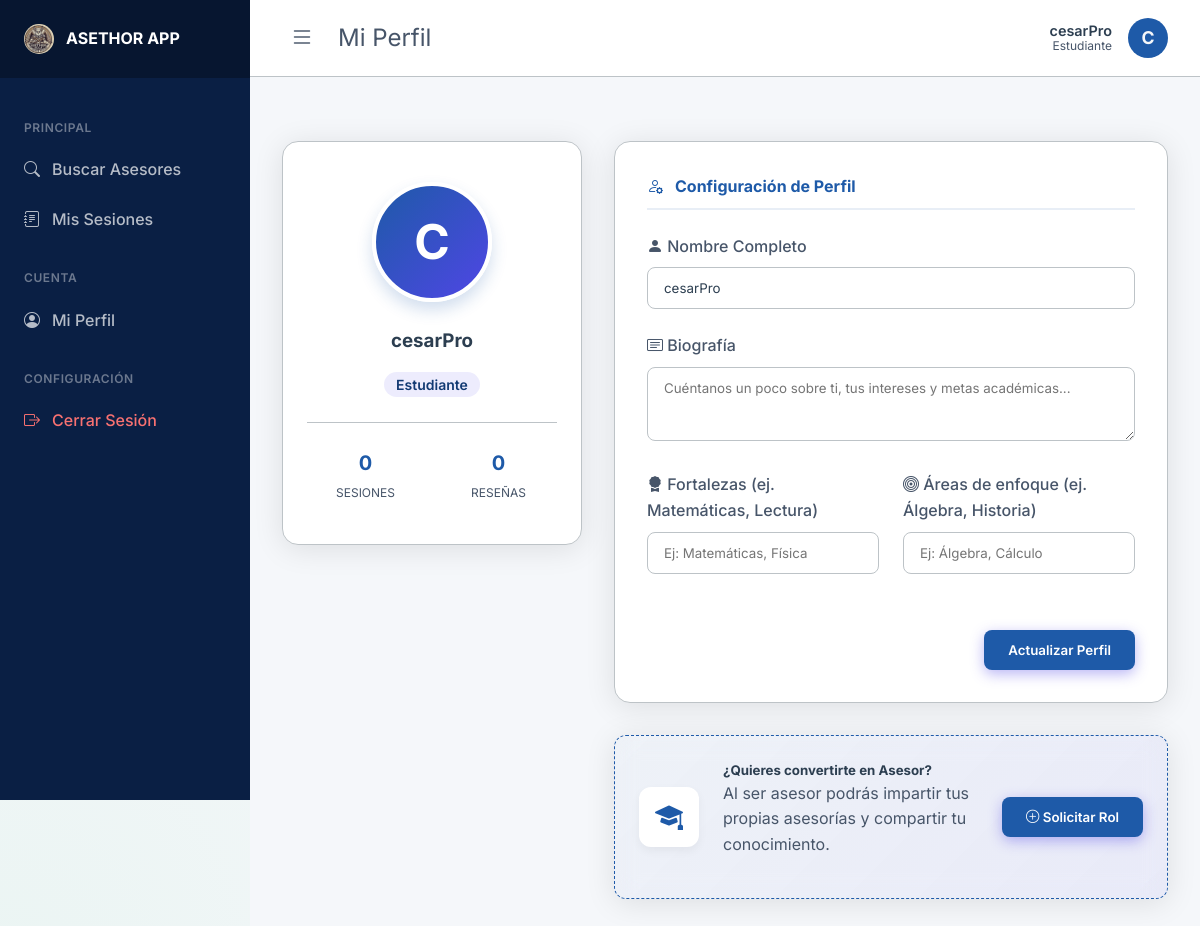
Before: /estudiante/profile (signed in) with the older database file.
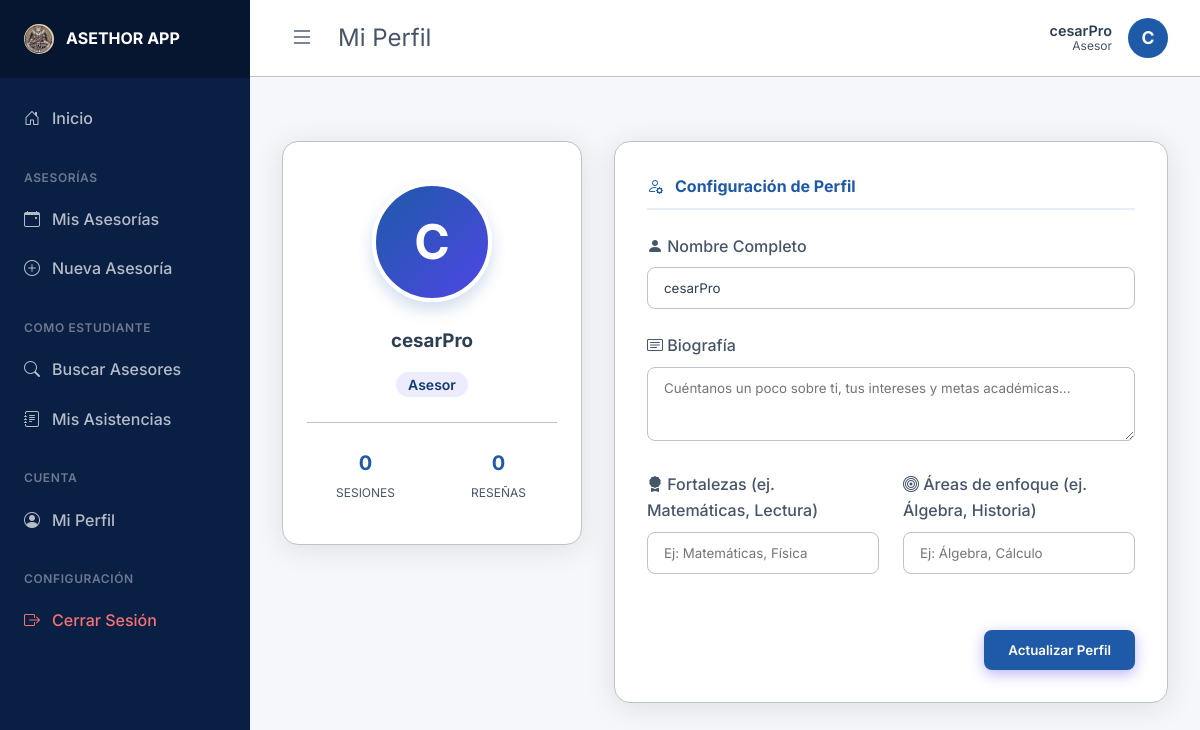
After: the same page with the newer database file.
### app/models.py (models this page shows, shortened)
class User(db.Model, UserMixin):
    id = db.Column(db.Integer, primary_key=True)
    username = db.Column(db.String(20), unique=True, nullable=False)
    password_hash = db.Column(db.String(60), nullable=False)
    role = db.Column(db.String(20), nullable=False, default='Estudiante') # Super-Admin, Admin, Asesor, Estudiante
    profile = db.relationship('Profile', backref='user', uselist=False, cascade='all, delete-orphan')
    sessions_given = db.relationship('TutoringSession', backref='asesor', cascade='all, delete-orphan')
    reviews_received = db.relationship('Review', foreign_keys='Review.asesor_id', backref='asesor_reviewed', cascade='all, delete-orphan')
    enrollments = db.relationship('Enrollment', backref='student', cascade='all, delete-orphan')
    reviews_given = db.relationship('Review', foreign_keys='Review.student_id', backref='student_reviewer', cascade='all, delete-orphan')

### app/routes/estudiante.py (the view)
@estudiante.route('/profile', methods=['GET', 'POST'])
def profile():
    form = UpdateProfileForm()
    if form.validate_on_submit():
        current_user.profile.full_name = form.full_name.data
        current_user.profile.bio = form.bio.data
        current_user.profile.strengths = form.strengths.data
        current_user.profile.focus_areas = form.focus_areas.data
        db.session.commit()
        flash('Tu perfil ha sido actualizado.', 'success')
        return redirect(url_for('estudiante.profile'))
    elif request.method == 'GET':
        form.full_name.data = current_user.profile.full_name
        form.bio.data = current_user.profile.bio
        form.strengths.data = current_user.profile.strengths
        form.focus_areas.data = current_user.profile.focus_areas
    from app.models import RoleRequest
    pending_request = RoleRequest.query.filter_by(user_id=current_user.id, status='Pendiente').first()
    return render_template('estudiante/profile.html', title='Mi Perfil', form=form, pending_request=pending_request)

### app/forms/estudiante_forms.py
class UpdateProfileForm(FlaskForm):
    full_name = StringField('Nombre Completo', validators=[Length(max=100)])
    bio = TextAreaField('Biografía', validators=[Length(max=500)])
    strengths = StringField('Fortalezas (ej. Matemáticas, Lectura)', validators=[Length(max=200)])
    focus_areas = StringField('Áreas de enfoque (ej. Álgebra, Historia)', validators=[Length(max=200)])
    submit = SubmitField('Actualizar Perfil')

### app/models.py (called while the page is built)
@login_manager.user_loader
def load_user(user_id):
    return User.query.get(int(user_id))

### app/routes/estudiante.py (called while the page is built)
@estudiante.before_request
@login_required
def check_estudiante():
    if current_user.role not in ['Estudiante', 'Asesor']:
        flash('Acceso denegado. Esta sección es solo para estudiantes y asesores.', 'danger')
        return redirect(url_for('main.home'))

### app/templates/estudiante/profile.html (shortened to what this page needs)
{% extends 'base.html' %}
{% block content %}
<div class="profile-grid">
    <div class="profile-sidebar">
        <div class="glass card profile-sidebar-card">
            <div class="avatar-large">{{ current_user.username[0]|upper }}</div>
            <h3 class="mb-1">{{ current_user.username }}</h3>
            <span class="badge mb-3">{{ current_user.role }}</span>
            <div class="profile-stat-box">
                <div class="stat-item">
                    <span class="stat-value">{{ current_user.enrollments|length }}</span>
                    <span class="stat-label">Sesiones</span>
                </div>
                <div class="stat-item">
                    <span class="stat-value">{{ current_user.reviews_given|length }}</span>
                    <span class="stat-label">Reseñas</span>
                </div>
            </div>
        </div>
    </div>
    <div class="profile-main-content">
        <div class="glass card">
            <h4 class="form-section-title">
                <i class="bi bi-person-gear"></i> Configuración de Perfil
            </h4>
            <form method="POST" action="">
                <div class="form-group">
                    <label><i class="bi bi-person-fill"></i> {{ form.full_name.label.text }}</label>
                    {{ form.full_name(class="form-control", placeholder="Nombre completo") }}
                </div>
                <div class="form-group">
                    <label><i class="bi bi-card-text"></i> {{ form.bio.label.text }}</label>
                    {{ form.bio(class="form-control", rows=3, placeholder="Cuéntanos un poco sobre ti, tus intereses y metas académicas...") }}
                </div>
                <div class="form-row">
                    <div class="form-group">
                        <label><i class="bi bi-award-fill"></i> {{ form.strengths.label.text }}</label>
                        {{ form.strengths(class="form-control", placeholder="Ej: Matemáticas, Física") }}
                    </div>
                    <div class="form-group">
                        <label><i class="bi bi-bullseye"></i> {{ form.focus_areas.label.text }}</label>
                        {{ form.focus_areas(class="form-control", placeholder="Ej: Álgebra, Cálculo") }}
                    </div>
                </div>
                <div class="text-end mt-4">
                    {{ form.submit(class="btn btn-primary px-5") }}
                </div>
            </form>
        </div>
        {% if current_user.role == 'Estudiante' %}
        <div class="mt-4">
            <div class="glass card cta-card">
                <div class="cta-icon">
                    <i class="bi bi-mortarboard-fill"></i>
                </div>
                <div class="flex-1">
                    <h5 class="mb-1">¿Quieres convertirte en Asesor?</h5>
                    <p class="text-muted small mb-0">Al ser asesor podrás impartir tus propias asesorías y compartir tu conocimiento.</p>
                </div>
                <div>
                    {% if pending_request %}
                        <div class="alert alert-info py-2 px-3 mb-0" style="font-size: 0.85rem;">
                            <i class="bi bi-clock-history"></i> Solicitud pendiente
                        </div>
                    {% else %}
                        <form action="{{ url_for('estudiante.request_asesor') }}" method="POST">
                            <button type="submit" class="btn btn-primary" style="white-space: nowrap;">
                                <i class="bi bi-plus-circle"></i> Solicitar Rol
                            </button>
                        </form>
                    {% endif %}
                </div>
            </div>
        </div>
        {% endif %}
    </div>
</div>
{% endblock %}

### app/templates/base.html (shortened to what the changed rows need)
<!DOCTYPE html>
<html lang="es">
<head>
    <link rel="stylesheet" href="{{ url_for('static', filename='css/style.css') }}">
    <link rel="stylesheet" href="https://cdn.jsdelivr.net/npm/bootstrap-icons@1.11.3/font/bootstrap-icons.min.css">
</head>
<body>
    {% if current_user.is_authenticated %}
    <div class="app-wrapper">
        <aside id="sidebar" class="sidebar">
            <div class="sidebar-header">
                <img src="{{ url_for('static', filename='img/logo.jpg') }}" alt="Logo" style="height: 30px; width: 30px; object-fit: cover; border-radius: 50%;">
                <span style="font-weight: 700;">ASETHOR APP</span>
            </div>
            <nav class="sidebar-nav">
                {% if current_user.role != 'Estudiante' %}
                    <a href="{{ url_for('main.home') }}" class="sidebar-link">
                        <i class="bi bi-house-door"></i> Inicio
                    </a>
                {% endif %}
                {% if current_user.role == 'Super-Admin' or current_user.role == 'Admin' %}
                    <div class="sidebar-section">Administración</div>
                    <a href="{{ url_for('admin.dashboard') }}" class="sidebar-link">
                        <i class="bi bi-speedometer2"></i> Panel Admin
                    </a>
                    <a href="{{ url_for('admin.create_user') }}" class="sidebar-link">
                        <i class="bi bi-person-plus"></i> Crear Usuario
                    </a>
                {% elif current_user.role == 'Asesor' %}
                    <div class="sidebar-section">Asesorías</div>
                    <a href="{{ url_for('asesor.sessions') }}" class="sidebar-link">
                        <i class="bi bi-calendar-event"></i> Mis Asesorías
                    </a>
                    <a href="{{ url_for('asesor.new_session') }}" class="sidebar-link">
                        <i class="bi bi-plus-circle"></i> Nueva Asesoría
                    </a>
                    <div class="sidebar-section">Como Estudiante</div>
                    <a href="{{ url_for('estudiante.search') }}" class="sidebar-link">
                        <i class="bi bi-search"></i> Buscar Asesores
                    </a>
                    <a href="{{ url_for('estudiante.my_sessions') }}" class="sidebar-link">
                        <i class="bi bi-journal-text"></i> Mis Asistencias
                    </a>
                    <div class="sidebar-section">Cuenta</div>
                    <a href="{{ url_for('asesor.profile') }}" class="sidebar-link">
                        <i class="bi bi-person-circle"></i> Mi Perfil
                    </a>
                {% elif current_user.role == 'Estudiante' %}
                    <div class="sidebar-section">Principal</div>
                    <a href="{{ url_for('estudiante.search') }}" class="sidebar-link">
                        <i class="bi bi-search"></i> Buscar Asesores
                    </a>
                    <a href="{{ url_for('estudiante.my_sessions') }}" class="sidebar-link">
                        <i class="bi bi-journal-text"></i> Mis Sesiones
                    </a>
                    <div class="sidebar-section">Cuenta</div>
                    <a href="{{ url_for('estudiante.profile') }}" class="sidebar-link">
                        <i class="bi bi-person-circle"></i> Mi Perfil
                    </a>
                {% endif %}
                <div class="sidebar-section">Configuración</div>
                <a href="{{ url_for('auth.logout') }}" class="sidebar-link" style="color: #f87171;">
                    <i class="bi bi-box-arrow-right"></i> Cerrar Sesión
                </a>
            </nav>
        </aside>
        <main class="main-wrapper">
            <header class="topbar">
                <div class="d-flex align-center gap-1">
                    <button id="sidebarToggle" class="btn-toggle">
                        <i class="bi bi-list"></i>
                    </button>
                    <div class="topbar-title">{% if title %}{{ title }}{% else %}Inicio{% endif %}</div>
                </div>
                <div class="topbar-profile">
                    <div style="text-align: right; line-height: 1.2;">
                        <div style="font-weight: 600; color: var(--text-primary); font-size: 0.9rem;">{{ current_user.profile.full_name or current_user.username }}</div>
                        <div style="font-size: 0.75rem; color: var(--text-secondary);">{{ current_user.role }}</div>
                    </div>
                    <div class="avatar">{{ current_user.username[0]|upper }}</div>
                </div>
            </header>
            <div class="container" style="padding: 2rem;">
    {% endif %}
        {% block content %}{% endblock %}
    {% if current_user.is_authenticated %}
            </div>
        </main>
    </div>
    {% else %}
    </main>
    {% endif %}
</body>
</html>

Changed rows visible on the page:
changed User "cesarPro": role "Estudiante" → "Asesor"
Other visible differences:
text no longer shown: "PRINCIPAL Mis Sesiones ¿Quieres convertirte en Asesor? Al ser asesor podrás impartir tus propias asesorías y compartir tu conocimiento. Solicitar Rol"
text now shown: "Inicio ASESORÍAS Mis Asesorías Nueva Asesoría COMO ESTUDIANTE Mis Asistencias"
